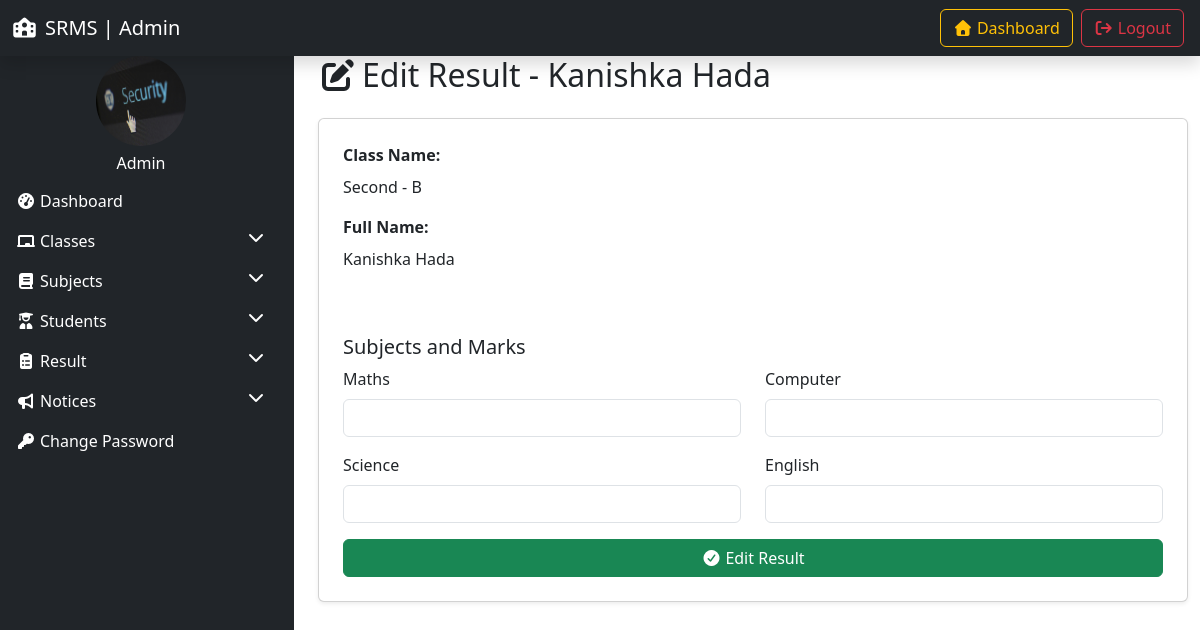
The page /edit_result/2/ (signed in) on the database its author committed.
### resultapp/models.py (models this page shows, shortened)
class Student(models.Model):
    GENDER_CHOICES = (
        ('Male','Male'),
        ('Female','Female')
    )
    name = models.CharField(max_length=50)
    roll_id = models.CharField(max_length=50)
    email = models.EmailField(max_length=50)
    gender = models.CharField(max_length=20,choices=GENDER_CHOICES)
    dob = models.DateField(max_length=50)
    student_class = models.ForeignKey(Class,on_delete=models.SET_NULL,null=True)
    reg_date = models.DateField(auto_now_add=True)
    updation_date = models.DateField(auto_now=True)
    status = models.IntegerField(default=1)

class Class(models.Model):
    class_name = models.CharField(max_length=100)
    class_numeric = models.IntegerField()
    section = models.CharField(max_length=20)
    creation_date = models.DateTimeField(auto_now_add=True)
    updation_date =  models.DateTimeField(auto_now=True)

class Result(models.Model):
    student = models.ForeignKey(Student,on_delete=models.CASCADE)
    student_class = models.ForeignKey(Class,on_delete=models.SET_NULL,null=True)
    subject = models.ForeignKey(Subject,on_delete=models.CASCADE,null=True)
    marks = models.IntegerField(
        validators=[
            MinValueValidator(0),
            MaxValueValidator(100)
        ]
    )
    posting_date = models.DateTimeField(auto_now_add=True)
    creation_date = models.DateTimeField(auto_now_add=True)

class Subject(models.Model):
    subject_name = models.CharField(max_length=50)
    subject_code = models.CharField(max_length=20)
    creation_date = models.DateTimeField(auto_now_add=True)
    updation_date = models.DateTimeField(auto_now=True)

### resultapp/views.py (the view, shortened to what this page needs)
# urls.py: path('edit_result/<int:stid>/',view=edit_result,name='edit_result'),
@login_required
def edit_result(request,stid):
    student = get_object_or_404(Student,id=stid)
    results = Result.objects.filter(student=student)
    return render(request,'edit_result.html',locals())

### resultapp/templates/edit_result.html (shortened to what this page needs)
{% extends "admin_base.html" %}
{% block content %}
<div class="container">
    <h2 class="mb-4"><i class="fas fa-edit me-1"></i>Edit Result - {{student.name}}</h2>
    <form method="post" class="card p-4 shadow-sm">
        <div class="mb-3">
            <label class="form-label"><strong>Class Name: </strong></label>
            <div>{{student.student_class.class_name}} - {{student.student_class.section}}</div>
        </div>
        <div class="mb-3">
            <label class="form-label"><strong>Full Name: </strong></label>
           <div>{{student.name}}</div>
        </div>
        <h5 class="mt-5">Subjects and Marks</h5>
        <div class="row">
            {% for res in results %}
            <div class="col-md-6">
                <div class="mb-3">
                    <label class='form-label'>{{res.subject.subject_name}}</label>
                    <input type="number" class="form-control" name="marks[]" required value="res.marks">
                </div>
            </div>
            {% endfor %}
        </div>
        <button type="submit" class="btn btn-success">
            <i class="fas fa-check-circle me-1"></i>Edit Result
        </button>
    </form>
</div>
{% endblock %}

### rows shown on the page
Student: name "Kanishka Hada", student_class.class_name "Second", student_class.section "B"
Result: subject.subject_name "Maths"
Result: subject.subject_name "Computer"
Result: subject.subject_name "Science"
Result: subject.subject_name "English"
